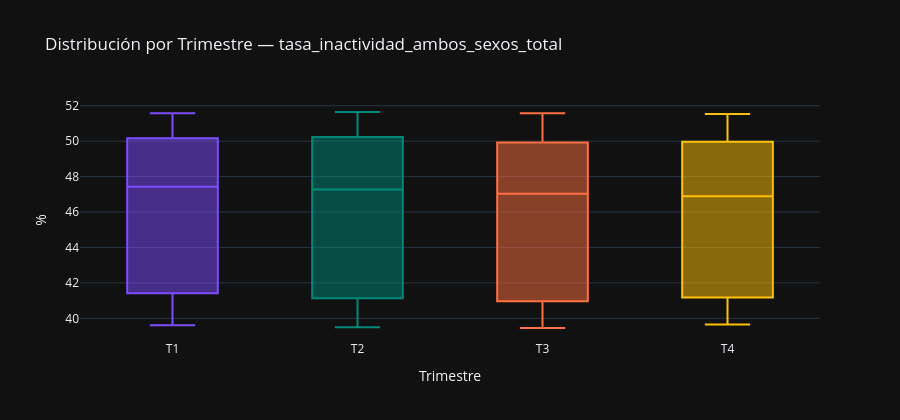

The notebook cell saved with this chart:
### Markdown cell above
### Análisis:

La serie no contiene valores atípicos: ni el criterio IQR ni el z-score con umbral tres identifican observaciones fuera de rango. Los cinco valores más bajos, comprendidos entre 39,452% (2012-Q3) y 39,589% (2010-Q2), y los cinco más altos, entre 51,535% (1985-Q4) y 51,646% (1985-Q2), no son anomalías sino los extremos temporales de la trayectoria: el suelo de inactividad de la salida de la crisis y el techo de la reconversión industrial de mediados de los ochenta. El choque del confinamiento de 2020-Q2 eleva la tasa de forma transitoria por encima del 44% en el dato observado, pero permanece dentro del rango histórico y se reabsorbe de inmediato, por lo que no aparece como atípico del nivel y sí, en cambio, en la primera diferencia.

### Code cell
if DATASET_CONFIG['frecuencia_original'] == 'trimestral':
    y_periodo = y.index.quarter.map({1:'T1', 2:'T2', 3:'T3', 4:'T4'})
    titulo_grupo = 'Trimestre'
    orden_periodos = ['T1', 'T2', 'T3', 'T4']
elif DATASET_CONFIG['frecuencia_original'] == 'mensual':
    meses = ['Ene','Feb','Mar','Abr','May','Jun','Jul','Ago','Sep','Oct','Nov','Dic']
    y_periodo = y.index.month.map({i+1: m for i, m in enumerate(meses)})
    titulo_grupo = 'Mes'
    orden_periodos = meses
else:
    meses = ['Ene','Feb','Mar','Abr','May','Jun','Jul','Ago','Sep','Oct','Nov','Dic']
    y_periodo = y.index.month.map({i+1: m for i, m in enumerate(meses)})
    titulo_grupo = 'Mes'
    orden_periodos = meses

colores_bp = ['#7C4DFF', '#00897B', '#FF7043', '#FFC107',
               '#1565C0', '#AD1457', '#2E7D32', '#E65100',
               '#6A1B9A', '#00695C', '#F57F17', '#37474F']

df_box = pd.DataFrame({
    'periodo': y_periodo.values,
    'valor': y.values,
    'fecha': y.index.strftime('%Y-%m-%d'),
})
df_box['periodo'] = pd.Categorical(df_box['periodo'],
                                    categories=[p for p in orden_periodos if p in df_box['periodo'].values],
                                    ordered=True)

fig = px.box(
    df_box, x='periodo', y='valor', color='periodo',
    hover_data=['fecha'],
    title=f'Distribución por {titulo_grupo} — {VAR_PRINCIPAL}',
    labels={'valor': UNIDADES, 'periodo': titulo_grupo, 'fecha': 'Fecha'},
    color_discrete_sequence=colores_bp,
    category_orders={'periodo': orden_periodos},
)
fig.update_layout(showlegend=False, height=420)
fig.show()

### Figure 1 — Plotly figure (JSON) as saved in the notebook; plotly's stock layout.template omitted (floating-point values rounded to 4 significant figures)
{"data": [{"alignmentgroup": "True", "customdata": [["1977-01-01"], ["1978-01-01"], ["1979-01-01"], ["1980-01-01"], ["1981-01-01"], ["1982-01-01"], ["1983-01-01"], ["1984-01-01"], ["1985-01-01"], ["1986-01-01"], ["1987-01-01"], ["1988-01-01"], ["1989-01-01"], ["1990-01-01"], ["1991-01-01"], ["1992-01-01"], ["1993-01-01"], ["1994-01-01"], ["1995-01-01"], ["1996-01-01"], ["1997-01-01"], ["1998-01-01"], ["1999-01-01"], ["2000-01-01"], ["2001-01-01"], ["2002-01-01"], ["2003-01-01"], ["2004-01-01"], ["2005-01-01"], ["2006-01-01"], ["2007-01-01"], ["2008-01-01"], ["2009-01-01"], ["2010-01-01"], ["2011-01-01"], ["2012-01-01"], ["2013-01-01"], ["2014-01-01"], ["2015-01-01"], ["2016-01-01"], ["2017-01-01"], ["2018-01-01"], ["2019-01-01"], ["2020-01-01"], ["2021-01-01"], ["2022-01-01"], ["2023-01-01"], ["2024-01-01"], ["2025-01-01"]], "hovertemplate": "Trimestre=%{x}<br>%=%{y}<br>Fecha=%{customdata[0]}<extra></extra>", "legendgroup": "T1", "marker": {"color": "#7C4DFF"}, "name": "T1", "notched": false, "offsetgroup": "T1", "orientation": "v", "showlegend": true, "type": "box", "x": ["T1", "T1", "T1", "T1", "T1", "T1", "T1", "T1", "T1", "T1", "T1", "T1", "T1", "T1", "T1", "T1", "T1", "T1", "T1", "T1", "T1", "T1", "T1", "T1", "T1", "T1", "T1", "T1", "T1", "T1", "T1", "T1", "T1", "T1", "T1", "T1", "T1", "T1", "T1", "T1", "T1", "T1", "T1", "T1", "T1", "T1", "T1", "T1", "T1"], "x0": " ", "xaxis": "x", "y": [48.16, 48.56, 49.1, 49.56, 50.32, 50.59, 50.72, 50.91, 51.3, 51.57, 51.18, 49.86, 50.14, 49.92, 49.94, 50.23, 50.6, 50.39, 50.48, 50.39, 50.06, 49.75, 49.24, 48.14, 47.43, 45.94, 44.72, 43.76, 42.62, 41.7, 41.1, 40.32, 39.61, 39.91, 39.84, 39.69, 39.82, 40.54, 40.55, 40.71, 41.22, 41.54, 41.65, 41.82, 42.44, 41.64, 41.56, 41.37, 41.43], "y0": " ", "yaxis": "y"}, {"alignmentgroup": "True", "customdata": [["1977-04-01"], ["1978-04-01"], ["1979-04-01"], ["1980-04-01"], ["1981-04-01"], ["1982-04-01"], ["1983-04-01"], ["1984-04-01"], ["1985-04-01"], ["1986-04-01"], ["1987-04-01"], ["1988-04-01"], ["1989-04-01"], ["1990-04-01"], ["1991-04-01"], ["1992-04-01"], ["1993-04-01"], ["1994-04-01"], ["1995-04-01"], ["1996-04-01"], ["1997-04-01"], ["1998-04-01"], ["1999-04-01"], ["2000-04-01"], ["2001-04-01"], ["2002-04-01"], ["2003-04-01"], ["2004-04-01"], ["2005-04-01"], ["2006-04-01"], ["2007-04-01"], ["2008-04-01"], ["2009-04-01"], ["2010-04-01"], ["2011-04-01"], ["2012-04-01"], ["2013-04-01"], ["2014-04-01"], ["2015-04-01"], ["2016-04-01"], ["2017-04-01"], ["2018-04-01"], ["2019-04-01"], ["2020-04-01"], ["2021-04-01"], ["2022-04-01"], ["2023-04-01"], ["2024-04-01"], ["2025-04-01"]], "hovertemplate": "Trimestre=%{x}<br>%=%{y}<br>Fecha=%{customdata[0]}<extra></extra>", "legendgroup": "T2", "marker": {"color": "#00897B"}, "name": "T2", "notched": false, "offsetgroup": "T2", "orientation": "v", "showlegend": true, "type": "box", "x": ["T2", "T2", "T2", "T2", "T2", "T2", "T2", "T2", "T2", "T2", "T2", "T2", "T2", "T2", "T2", "T2", "T2", "T2", "T2", "T2", "T2", "T2", "T2", "T2", "T2", "T2", "T2", "T2", "T2", "T2", "T2", "T2", "T2", "T2", "T2", "T2", "T2", "T2", "T2", "T2", "T2", "T2", "T2", "T2", "T2", "T2", "T2", "T2", "T2"], "x0": " ", "xaxis": "x", "y": [48.59, 48.98, 49.55, 49.99, 50.64, 50.82, 50.87, 51.24, 51.65, 51.64, 50.55, 50.02, 50.23, 50.02, 50.05, 50.25, 50.45, 50.33, 50.54, 50.33, 49.95, 49.62, 49.06, 47.8, 47.27, 45.52, 44.35, 43.45, 42.14, 41.37, 40.77, 39.93, 39.7, 39.59, 39.56, 39.5, 40.0, 40.37, 40.21, 40.59, 41.16, 41.2, 41.26, 44.46, 41.58, 41.4, 41.15, 41.1, 40.97], "y0": " ", "yaxis": "y"}, {"alignmentgroup": "True", "customdata": [["1976-07-01"], ["1977-07-01"], ["1978-07-01"], ["1979-07-01"], ["1980-07-01"], ["1981-07-01"], ["1982-07-01"], ["1983-07-01"], ["1984-07-01"], ["1985-07-01"], ["1986-07-01"], ["1987-07-01"], ["1988-07-01"], ["1989-07-01"], ["1990-07-01"], ["1991-07-01"], ["1992-07-01"], ["1993-07-01"], ["1994-07-01"], ["1995-07-01"], ["1996-07-01"], ["1997-07-01"], ["1998-07-01"], ["1999-07-01"], ["2000-07-01"], ["2001-07-01"], ["2002-07-01"], ["2003-07-01"], ["2004-07-01"], ["2005-07-01"], ["2006-07-01"], ["2007-07-01"], ["2008-07-01"], ["2009-07-01"], ["2010-07-01"], ["2011-07-01"], ["2012-07-01"], ["2013-07-01"], ["2014-07-01"], ["2015-07-01"], ["2016-07-01"], ["2017-07-01"], ["2018-07-01"], ["2019-07-01"], ["2020-07-01"], ["2021-07-01"], ["2022-07-01"], ["2023-07-01"], ["2024-07-01"], ["2025-07-01"]], "hovertemplate": "Trimestre=%{x}<br>%=%{y}<br>Fecha=%{customdata[0]}<extra></extra>", "legendgroup": "T3", "marker": {"color": "#FF7043"}, "name": "T3", "notched": false, "offsetgroup": "T3", "orientation": "v", "showlegend": true, "type": "box", "x": ["T3", "T3", "T3", "T3", "T3", "T3", "T3", "T3", "T3", "T3", "T3", "T3", "T3", "T3", "T3", "T3", "T3", "T3", "T3", "T3", "T3", "T3", "T3", "T3", "T3", "T3", "T3", "T3", "T3", "T3", "T3", "T3", "T3", "T3", "T3", "T3", "T3", "T3", "T3", "T3", "T3", "T3", "T3", "T3", "T3", "T3", "T3", "T3", "T3", "T3"], "x0": " ", "xaxis": "x", "y": [47.54, 48.4, 48.91, 49.31, 50.03, 50.48, 50.54, 50.54, 51.14, 51.57, 51.51, 49.96, 49.69, 49.93, 49.83, 49.73, 50.16, 50.17, 50.34, 50.27, 49.9, 49.67, 49.1, 48.53, 47.28, 46.77, 45.08, 43.85, 43.07, 42.14, 41.26, 40.5, 39.77, 39.95, 39.63, 39.56, 39.45, 39.96, 40.47, 40.5, 40.72, 41.08, 41.27, 41.28, 42.17, 40.99, 41.24, 40.71, 40.96, 40.7], "y0": " ", "yaxis": "y"}, {"alignmentgroup": "True", "customdata": [["1976-10-01"], ["1977-10-01"], ["1978-10-01"], ["1979-10-01"], ["1980-10-01"], ["1981-10-01"], ["1982-10-01"], ["1983-10-01"], ["1984-10-01"], ["1985-10-01"], ["1986-10-01"], ["1987-10-01"], ["1988-10-01"], ["1989-10-01"], ["1990-10-01"], ["1991-10-01"], ["1992-10-01"], ["1993-10-01"], ["1994-10-01"], ["1995-10-01"], ["1996-10-01"], ["1997-10-01"], ["1998-10-01"], ["1999-10-01"], ["2000-10-01"], ["2001-10-01"], ["2002-10-01"], ["2003-10-01"], ["2004-10-01"], ["2005-10-01"], ["2006-10-01"], ["2007-10-01"], ["2008-10-01"], ["2009-10-01"], ["2010-10-01"], ["2011-10-01"], ["2012-10-01"], ["2013-10-01"], ["2014-10-01"], ["2015-10-01"], ["2016-10-01"], ["2017-10-01"], ["2018-10-01"], ["2019-10-01"], ["2020-10-01"], ["2021-10-01"], ["2022-10-01"], ["2023-10-01"], ["2024-10-01"], ["2025-10-01"]], "hovertemplate": "Trimestre=%{x}<br>%=%{y}<br>Fecha=%{customdata[0]}<extra></extra>", "legendgroup": "T4", "marker": {"color": "#FFC107"}, "name": "T4", "notched": false, "offsetgroup": "T4", "orientation": "v", "showlegend": true, "type": "box", "x": ["T4", "T4", "T4", "T4", "T4", "T4", "T4", "T4", "T4", "T4", "T4", "T4", "T4", "T4", "T4", "T4", "T4", "T4", "T4", "T4", "T4", "T4", "T4", "T4", "T4", "T4", "T4", "T4", "T4", "T4", "T4", "T4", "T4", "T4", "T4", "T4", "T4", "T4", "T4", "T4", "T4", "T4", "T4", "T4", "T4", "T4", "T4", "T4", "T4", "T4"], "x0": " ", "xaxis": "x", "y": [47.89, 48.35, 49.04, 49.36, 50.1, 50.44, 50.47, 50.6, 51.12, 51.53, 51.32, 49.84, 50.07, 49.97, 49.75, 49.95, 50.28, 50.21, 50.42, 50.38, 49.95, 49.59, 49.16, 48.29, 47.2, 46.58, 45.05, 43.74, 42.88, 41.93, 41.12, 40.53, 39.65, 40.01, 39.75, 39.71, 39.77, 40.14, 40.23, 40.57, 41.05, 41.2, 41.39, 41.26, 41.81, 41.47, 41.6, 41.17, 41.51, 41.06], "y0": " ", "yaxis": "y"}], "layout": {"boxmode": "overlay", "height": 420, "legend": {"title": {"text": "Trimestre"}, "tracegroupgap": 0}, "showlegend": false, "title": {"text": "Distribución por Trimestre — tasa_inactividad_ambos_sexos_total"}, "xaxis": {"anchor": "y", "categoryarray": ["T1", "T2", "T3", "T4"], "categoryorder": "array", "domain": [0.0, 1.0], "title": {"text": "Trimestre"}}, "yaxis": {"anchor": "x", "domain": [0.0, 1.0], "title": {"text": "%"}}}}
